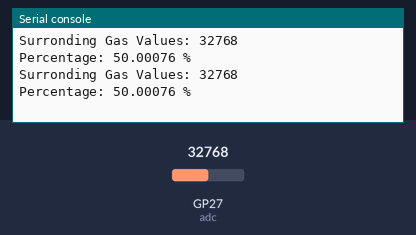
Recording of a program running on a simulated Raspberry Pi Pico running MicroPython. On the bench: the last lines printed to the serial console. Inputs (shaded band) come from the test bench; at power-on: GP27 (adc) = 32768 (analog values on the 0–65535 scale).

Above: at 1.2 s.
1.3 s: GP27 (adc) set to 45874
At 2.6 s:
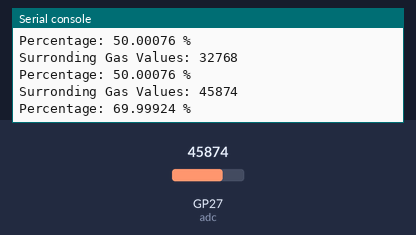
2.8 s: GP27 (adc) set to 57670
At 3.5 s:
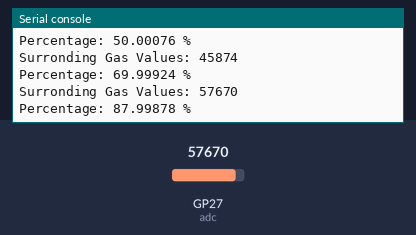
Timing chart, 0 to 5.8 s (numbered marks = the images above; inputs shaded):
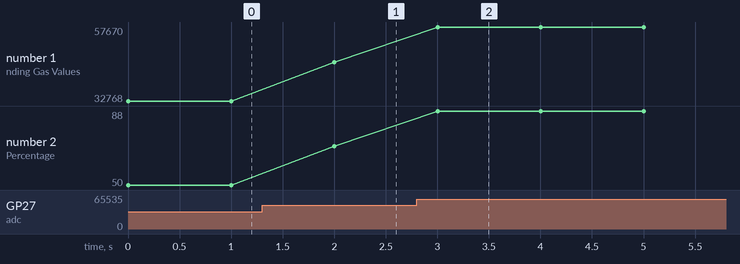

Measured:
- after the input at 1.3 s, the serial console: prints a new line after 0.70 s (image 1)
- after the input at 2.8 s, the serial console: prints a new line after 0.20 s (image 2)
- plotted number 1: 32768 → 45874 after the input at 1.3 s, 45874 → 57670 after the input at 2.8 s
- plotted number 2: 50 → 70 after the input at 1.3 s, 70 → 88 after the input at 2.8 s

The program:

Activity_11_Health_Air_Guardian.py
```python
from machine import ADC, Pin
import utime

# Set up the analog-to-digital converter (ADC)
adc = ADC(Pin(27))

# Min and Max values for the sensor
min_sensor_value = 0
max_sensor_value = 65535

# Main loop for continuous sensor readings
while True:
    # Read analog value from the sensor
    sensor_value = adc.read_u16()

    # Calculate percentage based on the sensor's min and max values
    percentage = ((sensor_value - min_sensor_value) / (max_sensor_value - min_sensor_value)) * 100

    # Print the current sensor value and calculated percentage
    print("Surronding Gas Values:", sensor_value)
    print("Percentage:", percentage,"%")

    # Wait for a short delay before the next reading (1 second in this case)
    utime.sleep(1)
```
